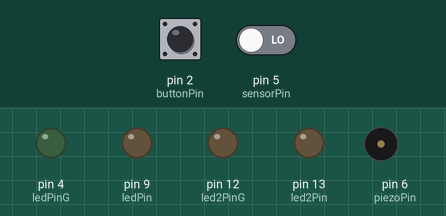
Recording of a sketch running on a simulated Arduino Uno, built with avr-gcc and run on an emulated ATmega328P. Shown: output pins drawn as LEDs (lit = HIGH), buzzer (waves = sounding). The test bench sets the inputs (shaded band); at power-on: pin 2 (buttonPin) HIGH, pin 5 (sensorPin) LOW.

Above: at 1.2 s.
1.3 s: pin 2 (buttonPin) pulled LOW for 0.15 s
At 2.6 s:
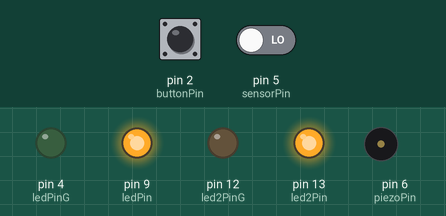
3.5 s: pin 5 (sensorPin) driven HIGH
At 3.72 s:
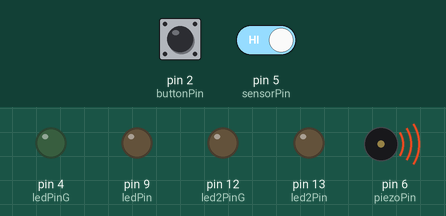
6.5 s: pin 2 (buttonPin) pulled LOW for 1 s
At 6.9 s:
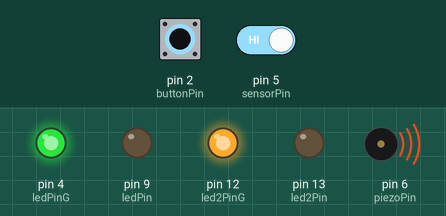
9.0 s: pin 2 (buttonPin) pulled LOW for 3.2 s
At 9.4 s:
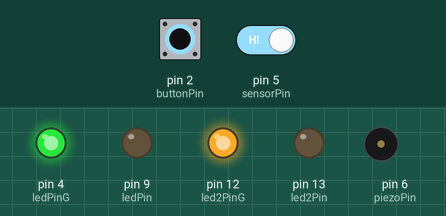
13.7 s: pin 5 (sensorPin) driven LOW
At 15.1 s:
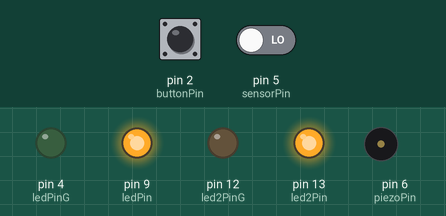
15.4 s: pin 2 (buttonPin) pulled LOW for 0.15 s
At 15.8 s:
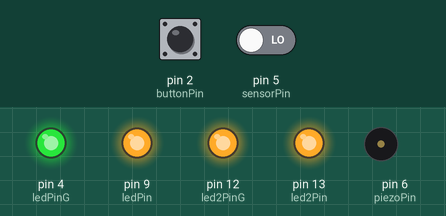
Timing chart, 0 to 18.4 s (numbered marks = the images above; inputs shaded):
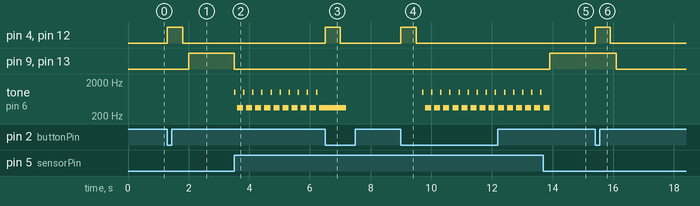

Measured:
- after the input at 1.3 s, pin 4 (ledPinG), pin 12 (led2PinG): LOW → HIGH at once, → LOW 0.50 s later; pin 9 (ledPin), pin 13 (led2Pin): LOW → HIGH after 0.70 s
- after the input at 3.5 s, pin 9 (ledPin), pin 13 (led2Pin): HIGH → LOW at once; tone on pin 6 (piezoPin): silent → 1000 Hz at once, then repeats every 0.30 s: silent 0.05 s, 350 Hz 0.20 s, 1000 Hz 0.05 s
- after the input at 6.5 s, pin 4 (ledPinG), pin 12 (led2PinG): LOW → HIGH at once, → LOW 0.50 s later
- after the input at 9.0 s, pin 4 (ledPinG), pin 12 (led2PinG): LOW → HIGH at once, → LOW 0.50 s later; tone on pin 6 (piezoPin): silent → 1000 Hz after 0.70 s, then repeats every 0.30 s: silent 0.05 s, 350 Hz 0.20 s, 1000 Hz 0.05 s
- after the input at 13.7 s, pin 9 (ledPin), pin 13 (led2Pin): LOW → HIGH after 0.20 s
- after the input at 15.4 s, pin 4 (ledPinG), pin 12 (led2PinG): LOW → HIGH at once, → LOW 0.50 s later; pin 9 (ledPin), pin 13 (led2Pin): HIGH → LOW after 0.70 s

The sketch:

RAGEBEAR.ino
```cpp
const int ledPin = 9;
const int ledPinG = 4;
const int led2Pin = 13;
const int led2PinG = 12;

const int buttonPin = 2;

const int sensorPin = 5;
const int piezoPin = 6;

bool systemActive = false;
int lastButtonState = HIGH;

void setup() {
  // put your setup code here, to run once:
  Serial.begin(9600);
  pinMode(ledPin, OUTPUT);
  pinMode(led2Pin, OUTPUT);
  pinMode(buttonPin, INPUT_PULLUP);
  pinMode(sensorPin, INPUT);
  pinMode(piezoPin, OUTPUT);

  digitalWrite(ledPin, LOW);
  digitalWrite(led2Pin, LOW);
  digitalWrite(piezoPin, 0);
}

void loop() {


  int buttonState = digitalRead(buttonPin);

  // Check if button was pressed (if button state transitioned from HIGH to LOW)
  if (lastButtonState == HIGH && buttonState == LOW) {
    analogWrite(ledPinG, 255);
    analogWrite(led2PinG, 255);
    delay(500);
    analogWrite(ledPinG, 0);
    analogWrite(led2PinG, 0);
    systemActive = !systemActive; // Toggle system state (from ON <-> OFF)
    delay(200);

  }

  lastButtonState = buttonState;

  // BEAR FUNCTIONALITY
  if (systemActive) {
    // Check if the vibration sensor is triggered
    if (digitalRead(sensorPin) == HIGH) {
      analogWrite(ledPin, 0); // Turn bear eyes off when impact/vibration occurs
      analogWrite(led2Pin, 0);
      tone(piezoPin, 1000);
      delay(50);
      tone(piezoPin, 0);
      delay(50);
      tone(piezoPin, 350);
      delay(200);
    } else {
      analogWrite(ledPin, 255);  // Keep LEDs on when no vibration
      analogWrite(led2Pin, 255);
      noTone(piezoPin);
    }
  } else {
    // If system is OFF: keep LEDs OFF regardless of sensor input
    analogWrite(ledPin, 0);
    analogWrite(led2Pin, 0);
    noTone(piezoPin);
  }
}
```
